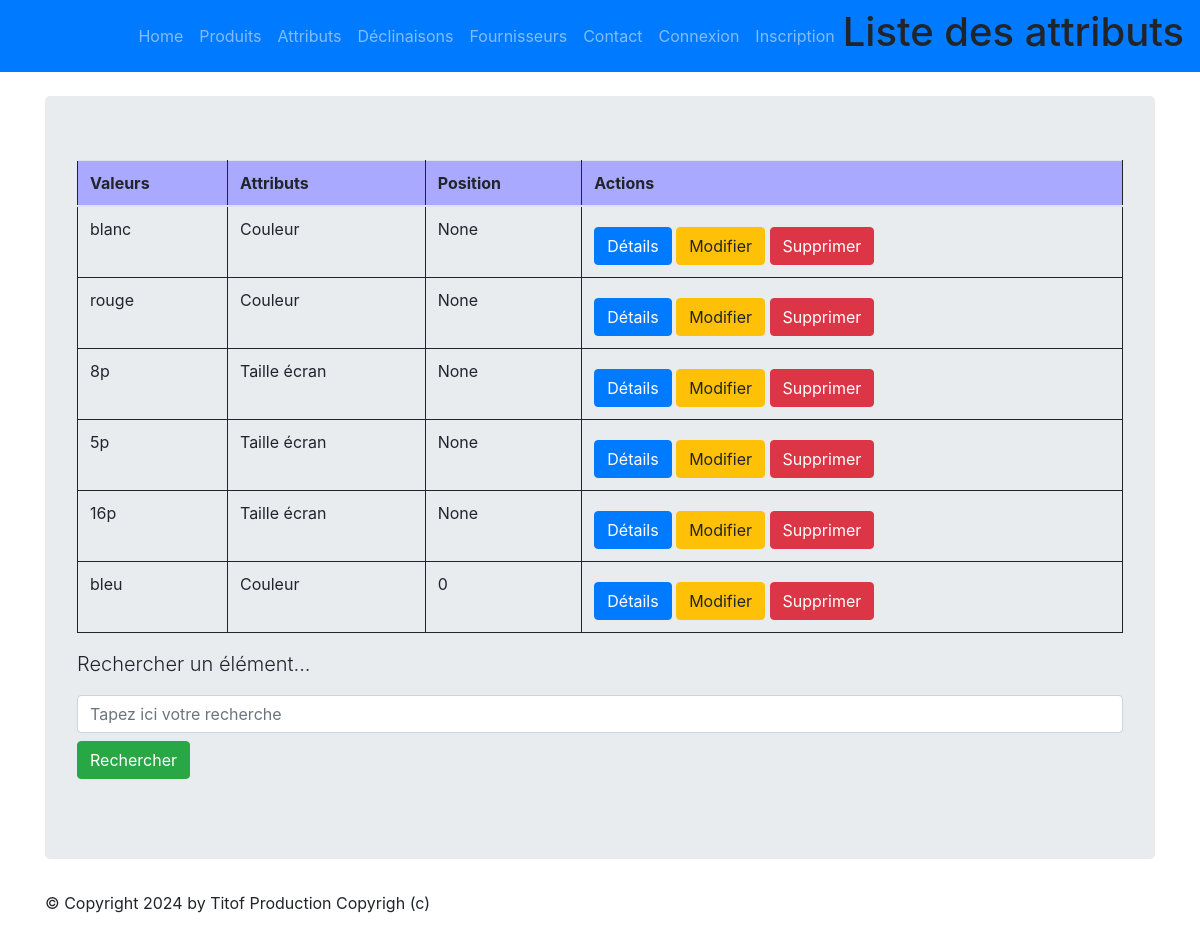
Page /monapp/attribute/value/list on the earlier database version.
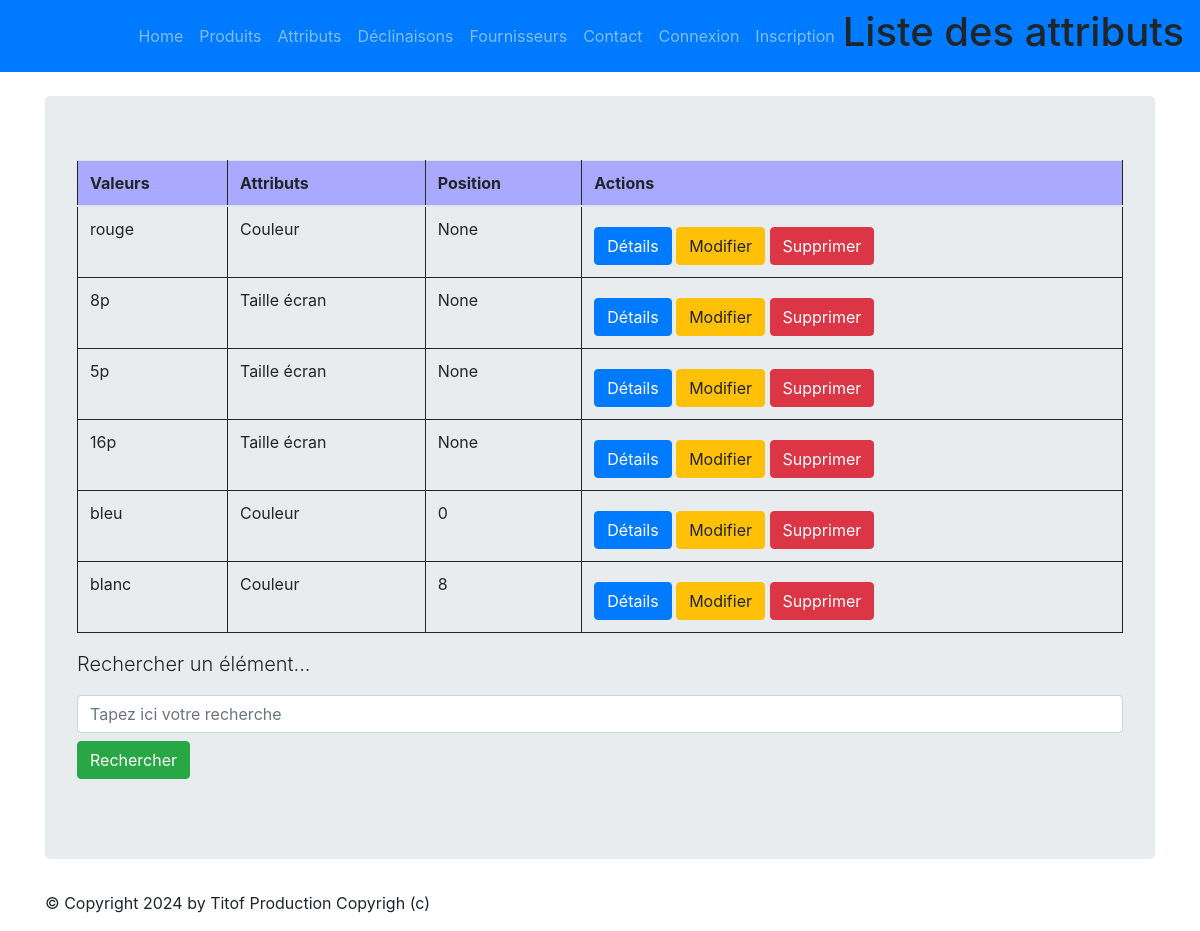
Same page on the later database version.
### monapp/models.py (models this page shows, shortened)
class ProductAttributeValue(models.Model):
    class Meta:
        verbose_name = "Valeur attribut"
        ordering = ['position']
    value              = models.CharField(max_length=100)
    product_attribute  = models.ForeignKey('ProductAttribute', verbose_name="Unité", on_delete=models.CASCADE)
    position           = models.PositiveSmallIntegerField("Position", null=True, blank=True)

class ProductAttribute(models.Model):
    class Meta:
        verbose_name = "Attribut"
    name =  models.CharField(max_length=100)
    def __str__(self):
        return self.name

### monapp/views.py (the view)
# urls.py: path("attribute/value/list",views.ProductAttributeValueListView.as_view(), name="attributeValue-list"),
class ProductAttributeValueListView(ListView):
  model = ProductAttributeValue
  template_name = "monapp/list_attributeValues.html"
  context_object_name = "productattributevalues"
  def get_queryset(self ):
    query = self.request.GET.get('search')
    if query:
      return ProductAttributeValue.objects.filter(name__icontains=query)
    return ProductAttributeValue.objects.all()
  def get_context_data(self, **kwargs):
    context = super(ProductAttributeValueListView, self).get_context_data(**kwargs)
    context['titremenu'] = "Liste des attribut values"
    return context

### monapp/templates/monapp/list_attributeValues.html (shortened to what this page needs)
{% extends 'monapp/base.html' %}
{% block menu %}
<h1>Liste des attributs</h1>
{% endblock %}
{% block contenu %}
<table class="table">
    <thead>
        <th>Valeurs</th>
        <th>Attributs</th>
        <th>Position</th>
        <th>Actions</th>
    </thead>
    <tbody>
        {% for value in productattributevalues %}
        <tr>
            <td>
                <p>{{ value.value }}</p>
            </td>
            <td>
                <p>{{ value.product_attribute }}</p>
            </td>
            <td>
                <p>{{ value.position }}</p>
            </td>
            <td>
                <a href="{% url 'attributeValue-detail' value.id %}" class="btn btn-primary mt-2">Détails</a>
                <a href="{% url 'attributeValue-update' value.id %}" class="btn btn-warning mt-2">Modifier</a>
                <a href="{% url 'attributeValue-delete' value.id %}" class="btn btn-danger mt-2">Supprimer</a>
            </td>
        </tr>
        {% endfor %}
    </tbody>
</table>
<p class="lead mb-3 ml-0">Rechercher un élément...</p>
<form method="GET" action="">
<input class="form-control" type="text" name="search" placeholder="Tapez ici votre recherche"
    value="{{ request.GET.search }}">
    <button type="submit" class="btn btn-success mt-2">Rechercher</button>
</form>
{% endblock %}

Differences in the rows shown:
changed ProductAttributeValue "blanc": position "None" → "8"; moves down the list
